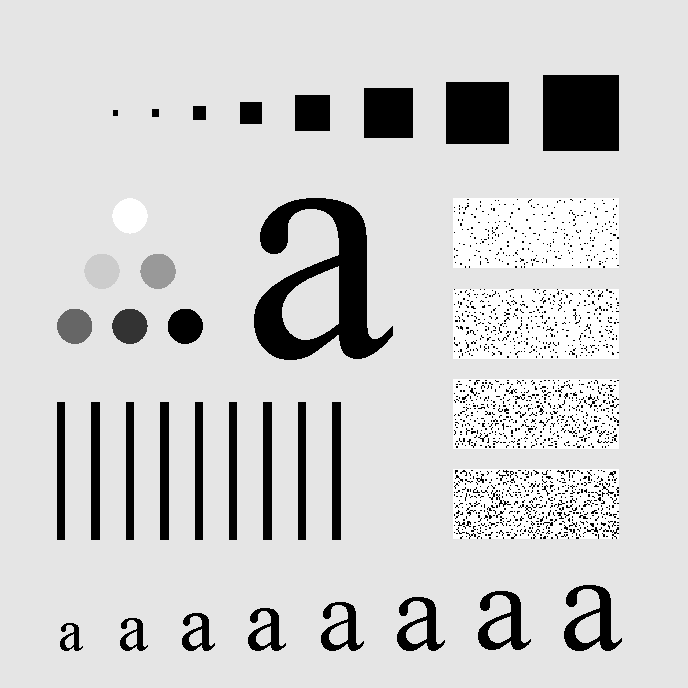
#> input picture IPMV/Question Bank/Answers/test1.png, 688 x 688 px
$ jupyter execute 06.ipynb   (shell and % lines are left out)
#> lines starting #> are read from the running program, lines starting #| are printed output that depends on the picture
# Write a Python Program for HPF mask

[cell 1]
import numpy as np
import matplotlib.pyplot as plt
import cv2
from PIL import Image

[cell 2]
image=Image.open('test1.png')
#> image is the input picture: PIL image 688x688 RGB; min 0, max 255, mean 207.3
image=image.convert('L')
#> image: PIL image 688x688 L
n,m=image.size
#> n = 688; m = 688
im1=np.array(image)

[cell 3]
w=3
filt=np.array([[-1,-1,-1],[-1,8,-1],[-1,-1,-1]])
f=np.pad(im1,((1,1),(1,1)),'constant')
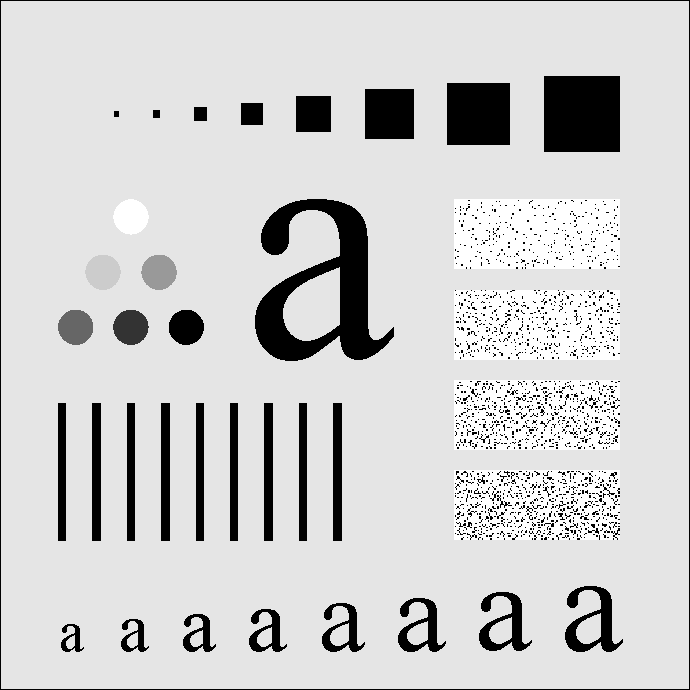
#> f: shape (690, 690); min 0, max 255, mean 206.1
hpf=np.zeros((n,m))
r,c=f.shape
#> r = 690; c = 690
for k in range(3):
    for i in range(1,r-1):
        for j in range(1,c-1):
            window=f[(i-1):(i+2),(j-1):(j+2)]
            B=np.multiply(window,filt)
            S=(np.sum(B))/(w*w)
            hpf[i-1,j-1]=S
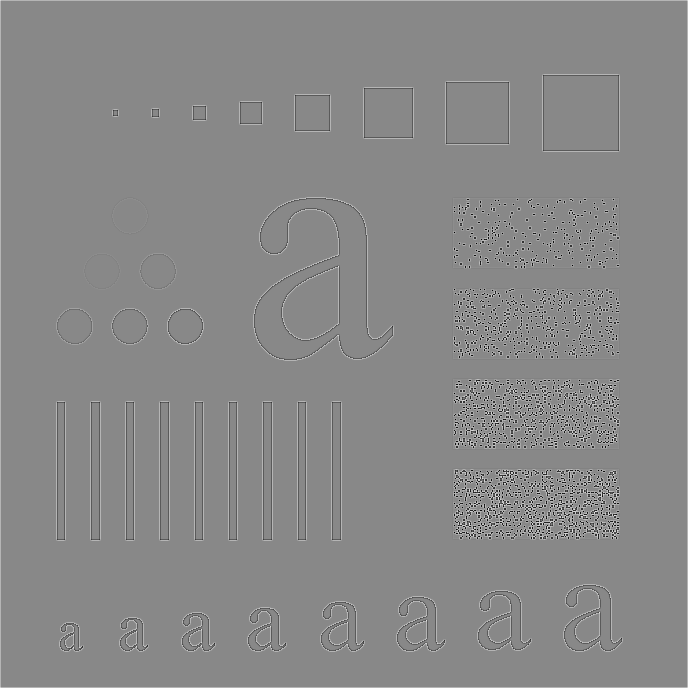
#> hpf: shape (688, 688) float64; min -226.7, max 198.3, mean 0.4; drawn with min black and max white

plt.figure(figsize=(10,10))
plt.subplot(2,2,1)
plt.imshow(im1,cmap='gray')
plt.title("Original image",fontsize=8)
plt.subplot(2,2,2)
plt.imshow(np.uint8(hpf),cmap='gray')
plt.title('HIGH PASS FILTER',fontsize=8)
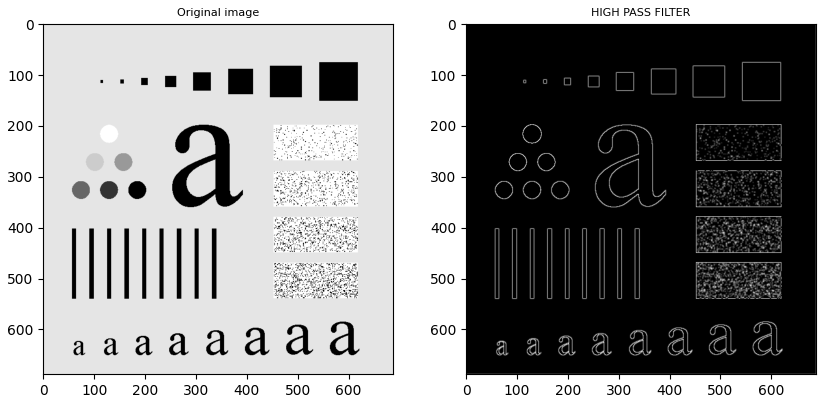
#> figure drawn by matplotlib, 2 panels
